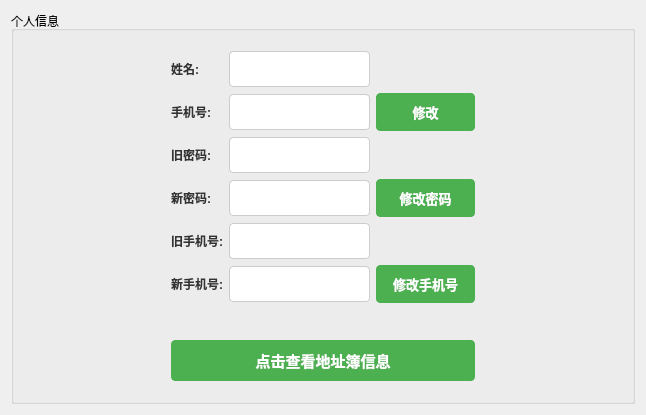
<?xml version="1.0" encoding="UTF-8"?>
<ui version="4.0">
 <class>ProfileForm</class>
 <widget class="QWidget" name="ProfileForm">
  <property name="geometry">
   <rect>
    <x>0</x>
    <y>0</y>
    <width>646</width>
    <height>415</height>
   </rect>
  </property>
  <property name="windowTitle">
   <string>修改个人信息</string>
  </property>
  <property name="styleSheet">
   <string notr="true">
            QLabel {
                color: #333;
                font:14px &quot;幼圆&quot;;
                font-weight: bold;
            }

            QLineEdit {
                padding: 8px;
                font-size: 14px;
                border: 1px solid #ccc;
                border-radius: 4px;
            }

            QPushButton {
                padding: 8px 16px;
                font-size: 15px;
                font-weight: bold;
                border: 1px solid #4CAF50;
                border-radius: 4px;
                color: #fff;
                background-color: #4CAF50;
            }

            #btn_update,
            #btn_change_password,
            #btn_change_phone {
                font-size: 13px;
            }

            QPushButton:hover {
                background-color: #45a049;
                border: 1px solid #45a049;
            }

        </string>
  </property>
  <layout class="QVBoxLayout" name="verticalLayout">
   <item>
    <widget class="QGroupBox" name="tabWidget">
     <property name="title">
      <string>个人信息</string>
     </property>
     <layout class="QGridLayout" name="gridLayout_2">
      <item row="4" column="1">
       <layout class="QHBoxLayout" name="horizontalLayout">
        <item>
         <widget class="QPushButton" name="pushButton">
          <property name="text">
           <string>点击查看地址簿信息</string>
          </property>
         </widget>
        </item>
       </layout>
      </item>
      <item row="3" column="1">
       <spacer name="verticalSpacer">
        <property name="orientation">
         <enum>Qt::Vertical</enum>
        </property>
        <property name="sizeHint" stdset="0">
         <size>
          <width>20</width>
          <height>40</height>
         </size>
        </property>
       </spacer>
      </item>
      <item row="1" column="0">
       <spacer name="horizontalSpacer">
        <property name="orientation">
         <enum>Qt::Horizontal</enum>
        </property>
        <property name="sizeHint" stdset="0">
         <size>
          <width>40</width>
          <height>20</height>
         </size>
        </property>
       </spacer>
      </item>
      <item row="0" column="1">
       <spacer name="verticalSpacer_2">
        <property name="orientation">
         <enum>Qt::Vertical</enum>
        </property>
        <property name="sizeHint" stdset="0">
         <size>
          <width>20</width>
          <height>40</height>
         </size>
        </property>
       </spacer>
      </item>
      <item row="2" column="1">
       <spacer name="horizontalSpacer_3">
        <property name="orientation">
         <enum>Qt::Horizontal</enum>
        </property>
        <property name="sizeHint" stdset="0">
         <size>
          <width>40</width>
          <height>20</height>
         </size>
        </property>
       </spacer>
      </item>
      <item row="1" column="1">
       <layout class="QGridLayout" name="gridLayout">
        <item row="5" column="1">
         <widget class="QLineEdit" name="new_phone_lineedit"/>
        </item>
        <item row="1" column="1">
         <widget class="QLineEdit" name="phone_lineedit"/>
        </item>
        <item row="3" column="1">
         <widget class="QLineEdit" name="new_password_lineedit"/>
        </item>
        <item row="1" column="2">
         <widget class="QPushButton" name="btn_update">
          <property name="text">
           <string>修改</string>
          </property>
         </widget>
        </item>
        <item row="2" column="1">
         <widget class="QLineEdit" name="old_password_lineedit"/>
        </item>
        <item row="0" column="0">
         <widget class="QLabel" name="label_name">
          <property name="text">
           <string>姓名:</string>
          </property>
         </widget>
        </item>
        <item row="1" column="0">
         <widget class="QLabel" name="label_phone">
          <property name="text">
           <string>手机号:</string>
          </property>
         </widget>
        </item>
        <item row="4" column="0">
         <widget class="QLabel" name="label">
          <property name="text">
           <string>旧手机号:</string>
          </property>
         </widget>
        </item>
        <item row="2" column="0">
         <widget class="QLabel" name="label_old_password">
          <property name="text">
           <string>旧密码:</string>
          </property>
         </widget>
        </item>
        <item row="5" column="2">
         <widget class="QPushButton" name="btn_change_phone">
          <property name="text">
           <string>修改手机号</string>
          </property>
         </widget>
        </item>
        <item row="4" column="1">
         <widget class="QLineEdit" name="lineEdit"/>
        </item>
        <item row="5" column="0">
         <widget class="QLabel" name="label_new_phone">
          <property name="text">
           <string>新手机号:</string>
          </property>
         </widget>
        </item>
        <item row="3" column="2">
         <widget class="QPushButton" name="btn_change_password">
          <property name="text">
           <string>修改密码</string>
          </property>
         </widget>
        </item>
        <item row="0" column="1">
         <widget class="QLineEdit" name="name_lineedit">
          <property name="acceptDrops">
           <bool>true</bool>
          </property>
          <property name="readOnly">
           <bool>true</bool>
          </property>
         </widget>
        </item>
        <item row="3" column="0">
         <widget class="QLabel" name="label_new_password">
          <property name="text">
           <string>新密码:</string>
          </property>
         </widget>
        </item>
       </layout>
      </item>
      <item row="1" column="2">
       <spacer name="horizontalSpacer_2">
        <property name="orientation">
         <enum>Qt::Horizontal</enum>
        </property>
        <property name="sizeHint" stdset="0">
         <size>
          <width>40</width>
          <height>20</height>
         </size>
        </property>
       </spacer>
      </item>
      <item row="5" column="1">
       <spacer name="verticalSpacer_3">
        <property name="orientation">
         <enum>Qt::Vertical</enum>
        </property>
        <property name="sizeHint" stdset="0">
         <size>
          <width>20</width>
          <height>40</height>
         </size>
        </property>
       </spacer>
      </item>
     </layout>
    </widget>
   </item>
  </layout>
 </widget>
 <resources/>
 <connections/>
</ui>
